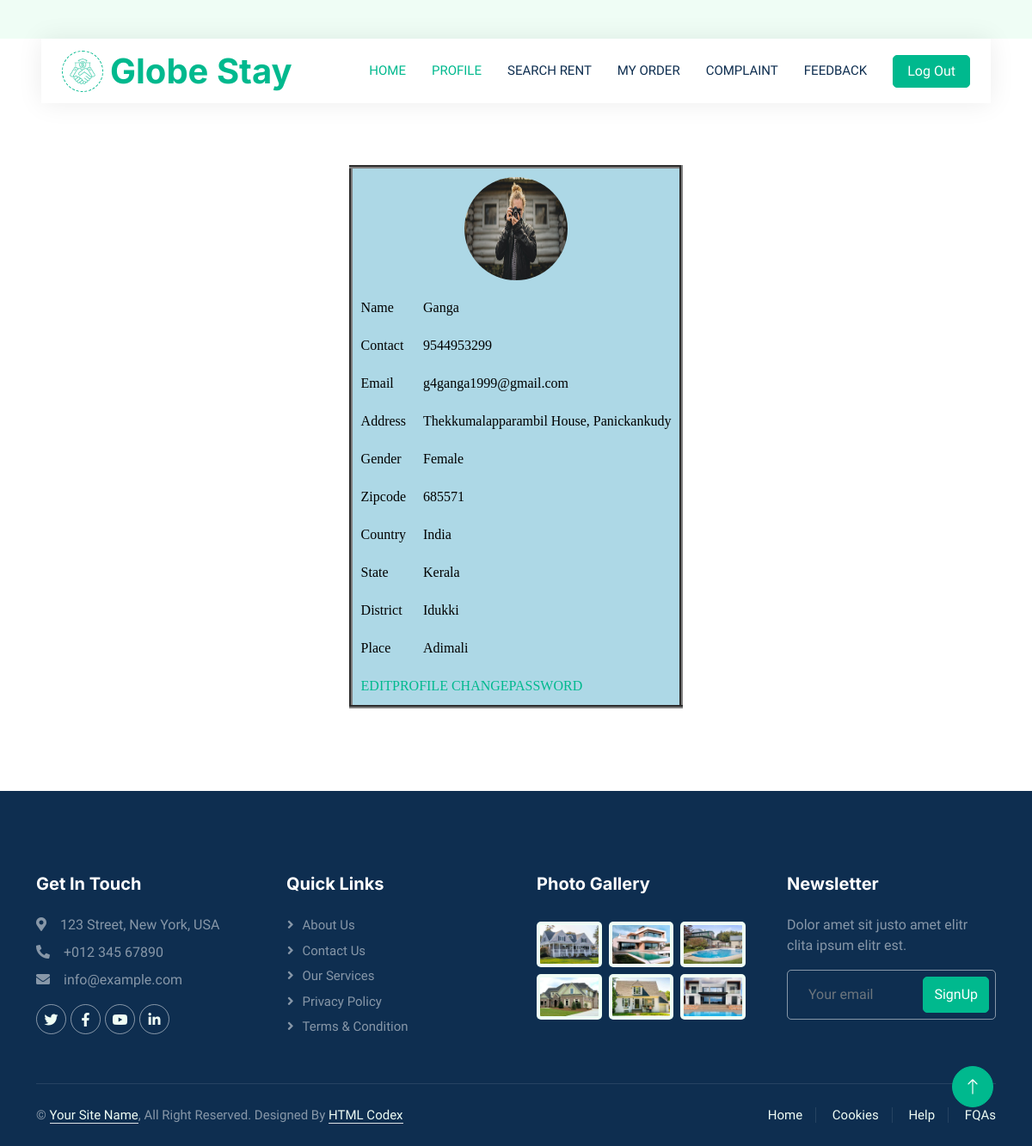
Screenshot of /user/usmypro/ (signed in) with the database file from the repository.
### Guest/models.py (models this page shows)
class userreg(models.Model):
    name=models.CharField(max_length=50)
    contact=models.CharField(max_length=50)
    email=models.EmailField(unique=True,null=True)
    address=models.TextField(null=True)
    gender=models.CharField(max_length=5,null=True)
    zipcode=models.CharField(max_length=50,null=True)
    place=models.ForeignKey(Place,on_delete=models.CASCADE)
    photo=models.FileField(upload_to='Userphoto/')
    proof=models.FileField(upload_to='Userproof/')
    password=models.CharField(max_length=50,unique=True)
    doj=models.DateField(auto_now=True)
    vstatus=models.IntegerField(default=0)

### Admin/models.py (models this page shows)
class Place(models.Model):
    place_name=models.CharField(max_length=50)
    district=models.ForeignKey(District,on_delete=models.SET_NULL,null=True)
    def __str__(self):
        return self.place_name

class District(models.Model):
    district_name=models.CharField(max_length=50)
    state=models.ForeignKey(State,on_delete=models.SET_NULL,null=True)
    def __str__(self):
        return self.district_name

class State(models.Model):
    state_name=models.CharField(max_length=50)
    country=models.ForeignKey(Country,on_delete=models.SET_NULL,null=True)
    def __str__(self):
        return self.state_name

class Country(models.Model):
    country_name=models.CharField(max_length=50)
    def __str__(self):
        return self.country_name

### User/views.py (the view)
# urls.py: path('usmypro/',views.usprofile,name="usmypro"),
def usprofile(request):
    us=userreg.objects.get(id=request.session['uid'])
    return render(request,"User/Usmyprofile.html",{'US':us})

### User/Templates/User/Usmyprofile.html (shortened to what this page needs)
{% extends 'User/Head.html' %}
{% load static %}
{% block content %}
<!DOCTYPE html>
<html lang="en">
<head>
</head>
<body>
    <br><br><br>
    <form action="" method="post">
    <table border="4" align="center" cellpadding="10" style="border-collapse: collapse; background-color:lightblue; color:black; font-family: 'Times New Roman', Times, serif;" >
    <tr>
        <td colspan="2" align="center">
            <img src="{{US.photo.url}}" alt="img" width="120px" height="120px" style="border-radius: 60px;">
        </td>
    </tr>
    <tr>
        <td>Name</td>
        <td>{{US.name}}</td>
    </tr>
    <tr>
        <td>Contact</td>
        <td>{{US.contact}}</td>
    </tr>
    <tr>
        <td>Email</td>
        <td>{{US.email}}</td>
    </tr>
    <tr>
        <td>Address</td>
        <td>{{US.address}}</td>
    </tr>
    <tr>
        <td>Gender</td>
        <td>{{US.gender}}</td>
    </tr>
    <tr>
        <td>Zipcode</td>
        <td>{{US.zipcode}}</td>
    </tr>
    <tr>
        <td>Country</td>
        <td>{{US.place.district.state.country}}</td>
    </tr>
    <tr>
        <td>State</td>
        <td>{{US.place.district.state}}</td>
    </tr>
    <tr>
        <td>District</td>
        <td>{{US.place.district}}</td>
    </tr>
    <tr>
        <td>Place</td>
        <td>{{US.place}}</td>
    </tr>
    <tr>
        <td colspan="2">
            <a href="{% url 'user:editusprofile' US.id %}">EDITPROFILE</a>    <a href="{% url 'user:changeuspass' US.id %}">CHANGEPASSWORD</a>
        </td>
    </tr>
</table>
</form>
</body>
</html>
<br><br>
{% endblock content %}

### Guest/static/Main/css/style.css (style rules this page uses)
:root { --primary: #00B98E; --secondary: #FF6922; --light: #EFFDF5; --dark: #0E2E50; }

### rows the page displays
userreg: photo (picture), name "Ganga", contact "9544953299", email "g4ganga1999@gmail.com", address "Thekkumalapparambil House, Panickankudy", gender "Female", zipcode "685571", place.district.state.country "India", place.district.state "Kerala", place.district "Idukki", place "Adimali"
